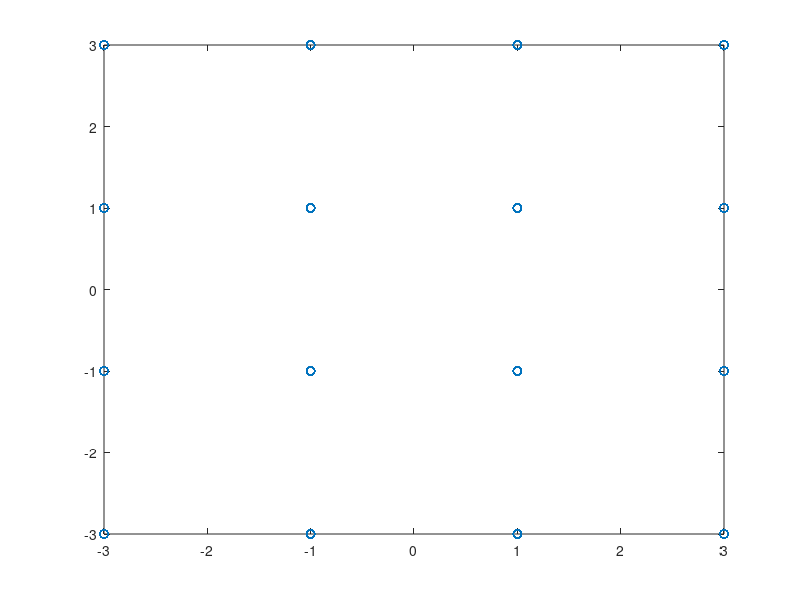
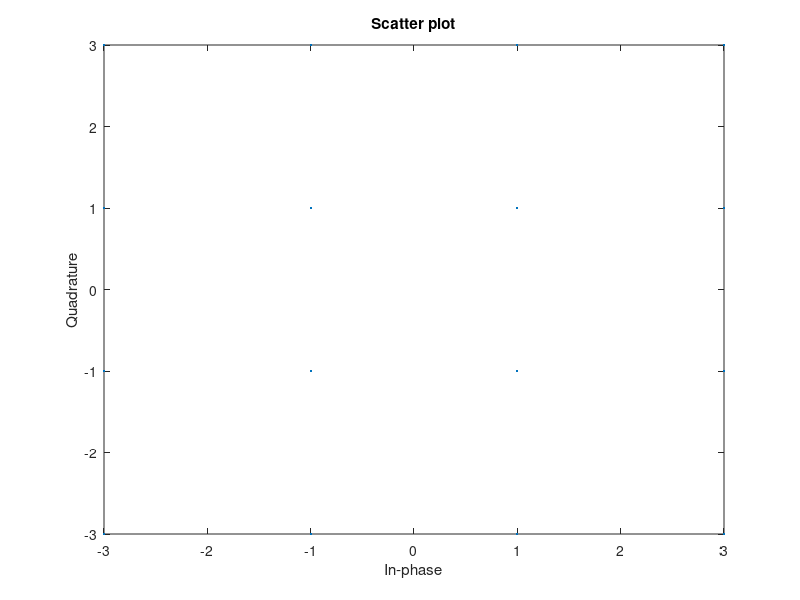

The MATLAB source for these figures, in order: (Note: this script raises an error after producing the figures.)
close all
clear
Nsym=1000
Samples_per_symbol=4;
Symbs=randsrc(1,Nsym,[1 -1 +3 -3])+j*randsrc(1,Nsym,[1 -1 +3 -3]);
figure
plot(Symbs, 'o')
scatterplot(Symbs)
h=rcosine(1,Samples_per_symbol,'sqrt',0.3,5)
figure
stem(h)
SymbsI=real(Symbs); SymbsQ=imag(Symbs);
SymbsIUp=upsample(SymbsI,Samples_per_symbol); SymbsQUp=upsample(SymbsQ,Samples_per_symbol);
figure;stem(SymbsIUp)
SymsIf=filter(h,1,SymbsIUp);
SymsQf=filter(h,1,SymbsQUp);
figure;
s=SymsIf+j*SymsQf;
plot(s)
hold on
plot(s((length(h)-1)/2+1:Samples_per_symbol:end),'.r')
figure;
stem(SymsIf)
r=s;


% Prijimac:
RecI=filter(h,1,real(r));
RecQ=filter(h,1,imag(r));
RecSyms=RecI+j*RecQ;
figure;
plot(RecSyms)
zpozdeni=2*(length(h)-1)/2;
RecSymsD=RecSyms(zpozdeni+1:Samples_per_symbol:end);
hold on
plot(RecSymsD,'r.')